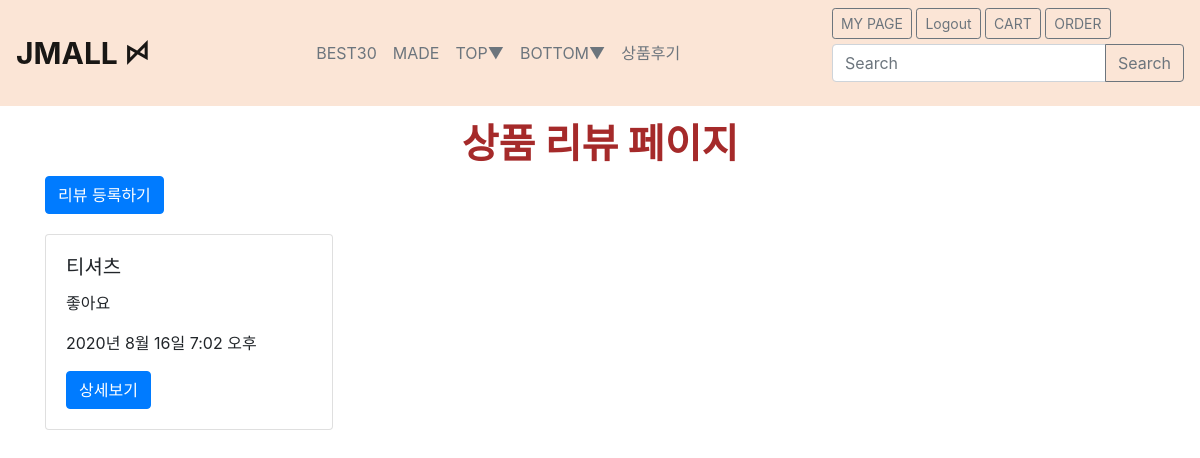
/reviews/main (signed in), run on the app's committed database.
### reviews/models.py (models this page shows)
class Review(models.Model):
    title = models.CharField(max_length=50, null=False)
    content = models.TextField()
    price = models.IntegerField(default=0)
    stock = models.IntegerField(default=10)
    view_count = models.IntegerField(default=0)
    created_at = models.DateTimeField(auto_now_add=True)
    updated_at = models.DateTimeField(auto_now = True)
    image = models.ImageField(upload_to='images/', null=True)
    user = models.ForeignKey(User, on_delete = models.CASCADE, null=True)

### reviews/views.py (the view)
# urls.py: path('main', main, name="main"),
def main(request):
    reviews = Review.objects.all()
    return render(request, 'reviews/main.html', {'reviews':reviews})

### reviews/templates/reviews/main.html
{% extends 'base.html' %}
{% load static %}
{% block content %}
{% include 'shared/_navbar.html' %}
<br><br><br><br><br>
{% if user.is_authenticated %}
    <div class="container">
        <h1>상품 리뷰 페이지</h1>
        <a href="{% url 'reviews:new' %}" class="btn btn-primary">리뷰 등록하기</a>
        <div class="row">
        {% for review in reviews %}
            <div class="col-md-4 col-12">
                <div class="card" style="width: 18rem; margin-top: 20px;">
                    <div class="card-body">
                        <h5 class="card-title">{{ review.title }}</h5>
                        <p class="card-text">{{ review.content }}</p>
                        <p>{{ review.created_at }}</p>
                        <a href="{% url 'reviews:show' review.pk %}" class="btn btn-primary">상세보기</a>
                    </div>
                </div>
            </div>
        {% endfor %}
        </div>
    </div>
    {% else %}
    <h3> 로그인 이후 이용 가능합니다.</h3>
    <a href="{% url 'account_login' %}" class="btn btn-warning"> 로그인</a>
    <a href="{% url 'account_signup' %}" class="btn btn-warning"> 회원가입</a>
    {% endif %}
{% endblock %}

### shoppingmall/static/css/project.css (style rules this page uses)
h1, h2 { color:brown; text-align : center; font-weight : bold; }

### data on the page
Review: title "티셔츠", content "좋아요", created_at "2020년 8월 16일 7:02 오후"
